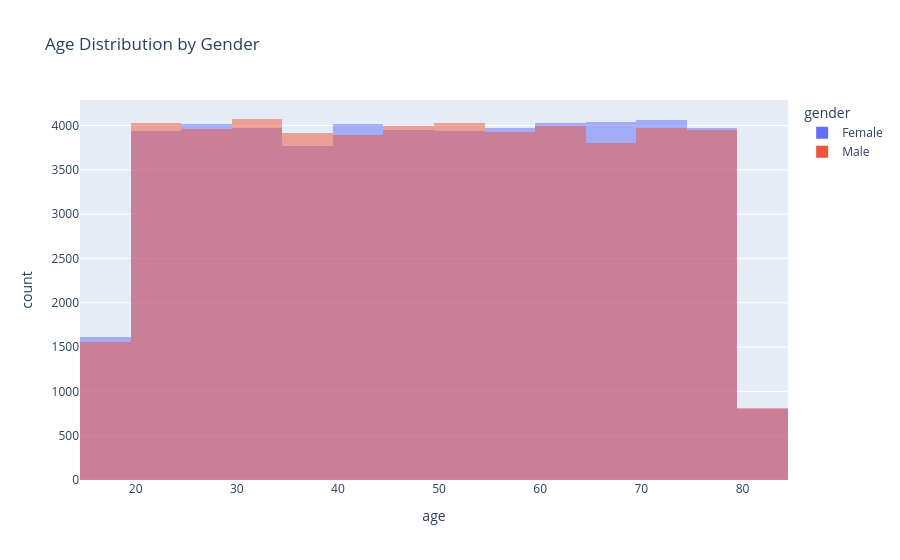

Source (notebook cell):
### Code cell
fig = px.histogram(
    customers,
    x="age",
    color="gender",
    nbins=20,
    barmode="overlay",
    title="Age Distribution by Gender"
)

fig.show()

### Figure 1 — Plotly figure (JSON) as saved in the notebook; plotly's stock layout.template omitted (floating-point values rounded to 4 significant figures; data arrays with more than 128 entries replaced by an {"elided": "..."} marker saying what was removed)
{"data": [{"bingroup": "x", "hovertemplate": "gender=Female<br>age=%{x}<br>count=%{y}<extra></extra>", "legendgroup": "Female", "marker": {"color": "#636efa", "opacity": 0.5, "pattern": {"shape": ""}}, "name": "Female", "nbinsx": 20, "orientation": "v", "showlegend": true, "type": "histogram", "x": {"elided": "50095 int values"}, "xaxis": "x", "yaxis": "y"}, {"bingroup": "x", "hovertemplate": "gender=Male<br>age=%{x}<br>count=%{y}<extra></extra>", "legendgroup": "Male", "marker": {"color": "#EF553B", "opacity": 0.5, "pattern": {"shape": ""}}, "name": "Male", "nbinsx": 20, "orientation": "v", "showlegend": true, "type": "histogram", "x": {"elided": "49905 int values"}, "xaxis": "x", "yaxis": "y"}], "layout": {"barmode": "overlay", "legend": {"title": {"text": "gender"}, "tracegroupgap": 0}, "title": {"text": "Age Distribution by Gender"}, "xaxis": {"anchor": "y", "domain": [0, 1], "title": {"text": "age"}}, "yaxis": {"anchor": "x", "domain": [0, 1], "title": {"text": "count"}}}}
